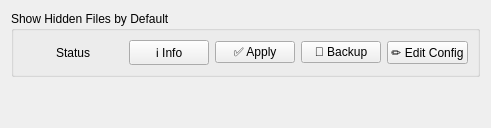
          <widget class="QWidget" name="desktopTab">
           <attribute name="title">
            <string>🖥️ Desktop</string>
           </attribute>
           <layout class="QVBoxLayout" name="desktopLayout">
            <item>
             <widget class="QGroupBox" name="showHiddenFilesGroupBox">
              <property name="title">
               <string>Show Hidden Files by Default</string>
              </property>
              <layout class="QHBoxLayout" name="showHiddenFilesLayout">
               <item>
                <widget class="QLabel" name="showHiddenFilesStatusLabel">
                 <property name="minimumSize">
                  <size>
                   <width>100</width>
                   <height>0</height>
                  </size>
                 </property>
                 <property name="maximumSize">
                  <size>
                   <width>100</width>
                   <height>16777215</height>
                  </size>
                 </property>
                 <property name="text">
                  <string>Status</string>
                 </property>
                 <property name="alignment">
                  <set>Qt::AlignCenter</set>
                 </property>
                </widget>
               </item>
               <item>
                <widget class="QPushButton" name="showHiddenFilesToggle">
                 <property name="text">
                  <string>ℹ️ Info</string>
                 </property>
                </widget>
               </item>
               <item>
                <widget class="QPushButton" name="showHiddenFilesApplyButton">
                 <property name="text">
                  <string>✅ Apply</string>
                 </property>
                </widget>
               </item>
               <item>
                <widget class="QPushButton" name="showHiddenFilesBackupButton">
                 <property name="text">
                  <string>💾 Backup</string>
                 </property>
                </widget>
               </item>
               <item>
                <widget class="QPushButton" name="showHiddenFilesConfigButton">
                 <property name="text">
                  <string>✏️ Edit Config</string>
                 </property>
                </widget>
               </item>
              </layout>
             </widget>
            </item>
            <item>
             <spacer>
              <property name="orientation">
               <enum>Qt::Orientation::Vertical</enum>
              </property>
              <property name="sizeHint" stdset="0">
               <size>
                <width>20</width>
                <height>40</height>
               </size>
              </property>
             </spacer>
            </item>
           </layout>
          </widget>
